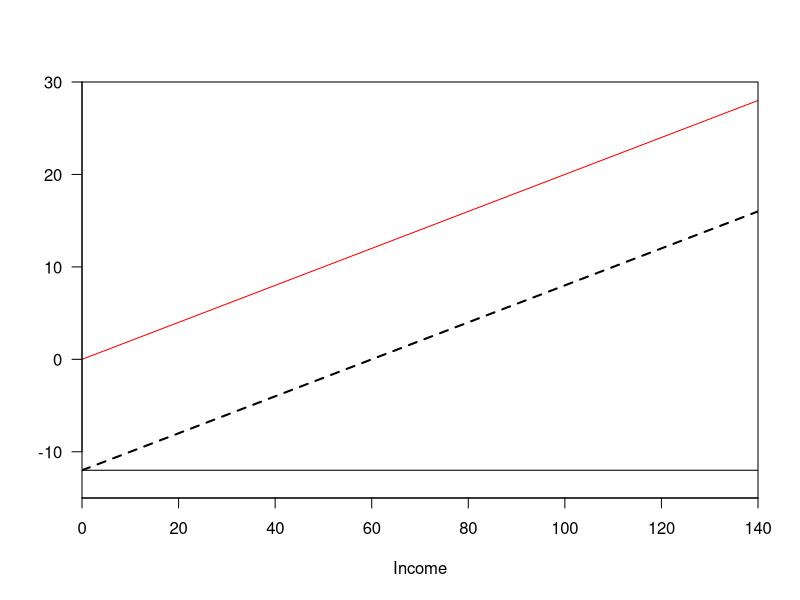
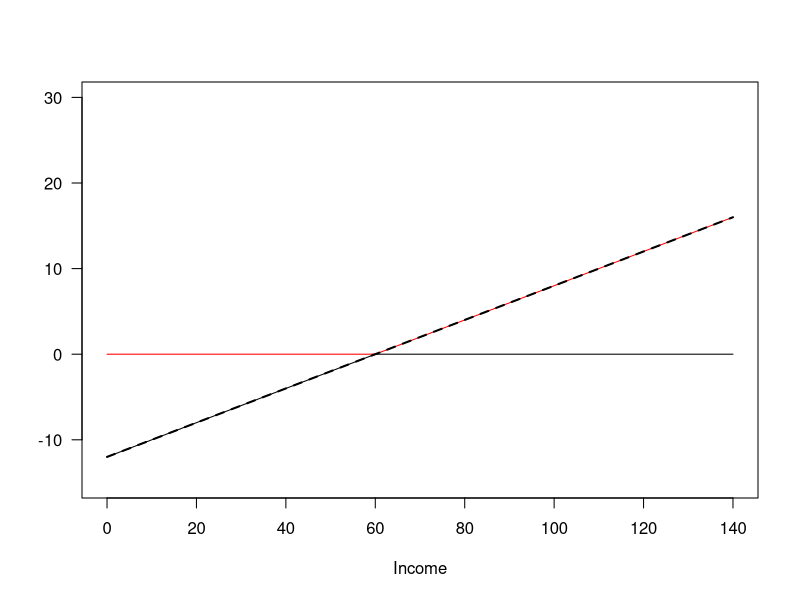

Generate these figures, in order, with R:
## ---- chunk 1

flat_tax = Vectorize(function(x){return(.2*x)})
universal_income = Vectorize(function(x){return(-12)})

progressive_tax = Vectorize(function(x){return(0.2*max(x-60,0))})
meanstested_income = Vectorize(function(x){return(-.2*max(60-x,0))})

plot(flat_tax,xlim=c(0,140),ylim=c(-15,30),las=1,ylab='',xlab='Income',xaxs='i',yaxs='i',col='red')
plot(universal_income,xlim=c(0,140),add=TRUE)
plot(function(x){return(flat_tax(x)+universal_income(x))},xlim=c(0,140),add=TRUE,lwd=2,lty='dashed')


plot(progressive_tax,xlim=c(0,140),ylim=c(-15,30),las=1,ylab='',xlab='Income',col='red')
plot(meanstested_income,xlim=c(0,140),add=TRUE)
plot(function(x){progressive_tax(x)+meanstested_income(x)},xlim=c(0,140),add=TRUE,lwd=2,lty='dashed')
